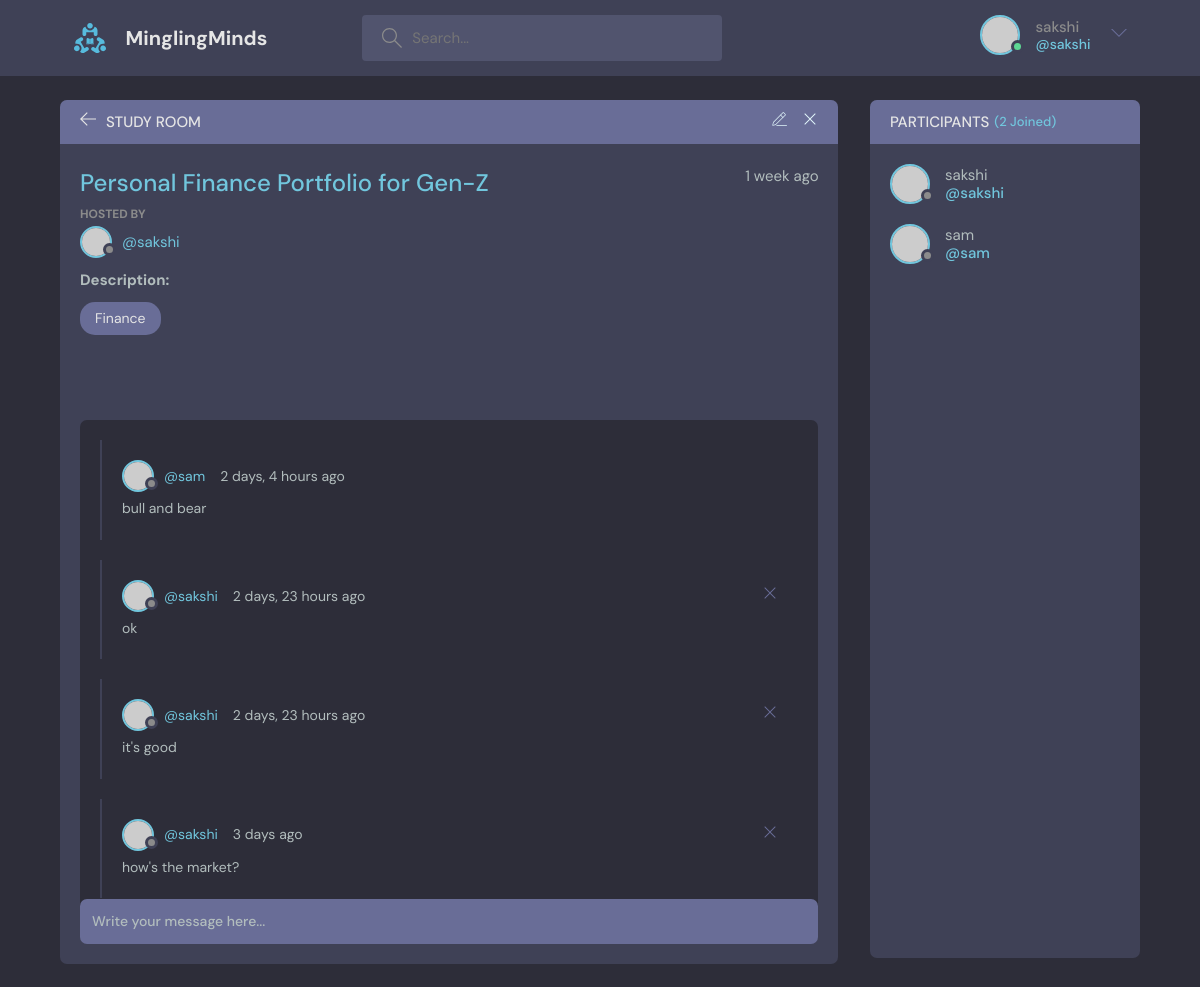
The page /room/5/ (signed in) on the database its author committed.
### base/models.py (models this page shows, shortened)
class Room(models.Model):
    host = models.ForeignKey(User, on_delete = models.SET_NULL, null=True)
    topic = models.ForeignKey(Topic, on_delete = models.SET_NULL, null=True)
    name = models.CharField(max_length=200)
    description = models.TextField(null=True, blank=True)
    participants = models.ManyToManyField(User, related_name="participants", blank=True)
    updated = models.DateTimeField(auto_now=True)
    created = models.DateTimeField(auto_now_add=True)
    class Meta:
        ordering = ['-updated', '-created']

class Topic(models.Model):
    name = models.CharField(max_length=200)

class Message(models.Model):
    user = models.ForeignKey(User, on_delete = models.CASCADE)
    room = models.ForeignKey(Room, on_delete = models.CASCADE)
    body = models.TextField()
    updated = models.DateTimeField(auto_now=True)
    created = models.DateTimeField(auto_now_add=True)
    class Meta:
        ordering = ['-updated', '-created']

### base/views.py (the view, shortened to what this page needs)
# urls.py: path('room/<str:pk>/', views.room, name="room"),
def room(request, pk):
    room = Room.objects.get(id=pk)
    room_messages = room.message_set.all()
    participants = room.participants.all()
    context = {'room':room, 'room_messages':room_messages, 'participants':participants}
    return render(request, 'base/room.html', context)

### base/templates/base/room.html (shortened to what this page needs)
{% extends 'main.html' %}
{% block content %}
    <main class="profile-page layout layout--2">
      <div class="container">
        <div class="room">
          <div class="room__top">
            <div class="room__topLeft">
              <a href="{% url 'home' %}">
                <svg version="1.1" xmlns="http://www.w3.org/2000/svg" width="32" height="32" viewBox="0 0 32 32">
                  <title>arrow-left</title>
                  <path
                    d="M13.723 2.286l-13.723 13.714 13.719 13.714 1.616-1.611-10.96-10.96h27.625v-2.286h-27.625l10.965-10.965-1.616-1.607z"
                  ></path>
                </svg>
              </a>
              <h3>Study Room</h3>
            </div>
            {% if room.host == request.user %}
            <div class="room__topRight">
              <a href="{% url 'update-room' room.id %}">
              </a>
              <a href="{% url 'delete-room' room.id %}"">
                <svg version="1.1" xmlns="http://www.w3.org/2000/svg" width="32" height="32" viewBox="0 0 32 32">
                  <title>remove</title>
                  <path
                    d="M27.314 6.019l-1.333-1.333-9.98 9.981-9.981-9.981-1.333 1.333 9.981 9.981-9.981 9.98 1.333 1.333 9.981-9.98 9.98 9.98 1.333-1.333-9.98-9.98 9.98-9.981z"
                  ></path>
                </svg>
              </a>
            </div>
            {% endif %}
          </div>
          <div class="room__box scroll">
            <div class="room__header scroll">
              <div class="room__info">
                <h3>{{room.name}}</h3>
                <span>{{room.created | timesince}} ago</span>
              </div>
              <div class="room__hosted">
                <p>Hosted By</p>
                <a href="{% url 'user-profile' room.host.id %}" class="room__author">
                  <div class="avatar avatar--small">
                    <img src="https://randomuser.me/api/portraits/men/37.jpg" />
                  </div>
                  <span>@{{ room.host.username }}</span>
                </a>
              </div>
              <div class="room__details">
                <h4>Description: {{room.description}}</h4>
              </div>
              <span class="room__topics">{{room.topic.name}}</span>
            </div>
            <div class="room__conversation">
              <div class="threads scroll">
                {% for message in room_messages %}
                <div class="thread">
                  <div class="thread__top">
                    <div class="thread__author">
                      <a href="{% url 'user-profile' message.user.id %}" class="thread__authorInfo">
                        <div class="avatar avatar--small">
                          <img src="https://randomuser.me/api/portraits/men/37.jpg" />
                        </div>
                        <span>@{{message.user.username}}</span>
                      </a>
                      <span class="thread__date">{{message.created | timesince}} ago</span>
                    </div>
                    {% if request.user == message.user %}
                    <a href="{% url 'delete-message' message.id %}">
                      <div class="thread__delete">
                        <svg version="1.1" xmlns="http://www.w3.org/2000/svg" width="32" height="32" viewBox="0 0 32 32">
                          <title>remove</title>
                          <path
                            d="M27.314 6.019l-1.333-1.333-9.98 9.981-9.981-9.981-1.333 1.333 9.981 9.981-9.981 9.98 1.333 1.333 9.981-9.98 9.98 9.98 1.333-1.333-9.98-9.98 9.98-9.981z"
                          ></path>
                        </svg>
                      </div>
                    </a>
                    {% endif %}
                  </div>
                  <div class="thread__details">
                    {{message.body}}
                  </div>
                </div>
                {% endfor %}
              </div>
            </div>
          </div>
          {% if request.user.is_authenticated %}
          <div class="room__message">
            <form action="" method="POST">
              <input name="body" placeholder="Write your message here..." /></form>
          </div>
          {% endif %}
        </div>
        <div class="participants">
          <h3 class="participants__top">Participants <span>({{participants.count}} Joined)</span></h3>
          <div class="participants__list scroll">
            {% for user in participants %}
            <a href="{% url 'user-profile' user.id %}" class="participant">
              <div class="avatar avatar--medium">
                <img src="https://randomuser.me/api/portraits/men/37.jpg" />
              </div>
              <p>
                 {{user.username}}
                <span>@{{user.username}}</span>
              </p>
            </a>
            {% endfor %}
          </div>
        </div>
      </div>
    </main>
{%  endblock %}

### templates/navbar.html (shortened to what this page needs)
{% load static %}
<header class="header header--loggedIn">
    <div class="container">
      <a href="{% url 'home' %}" class="header__logo">
        <img src="{% static 'images/logo.svg' %}" />
        <h1>MinglingMinds</h1>
      </a>
      <form class="header__search" method="GET"  action="{% url 'home' %}">
        <label>
          <input name='q' type="text" placeholder="Search..." />
        </label>
      </form>
      <nav class="header__menu">
        {% if request.user.is_authenticated %}
        <div class="header__user">
          <a href="{% url 'user-profile' request.user.id %}">
            <div class="avatar avatar--medium active">
              <img src="https://randomuser.me/api/portraits/men/37.jpg" />
            </div>
            <p>{{request.user.username}} <span>@{{request.user.username}}</span></p>
          </a>
          <button class="dropdown-button">
            <svg version="1.1" xmlns="http://www.w3.org/2000/svg" width="32" height="32" viewBox="0 0 32 32">
              <title>chevron-down</title>
              <path d="M16 21l-13-13h-3l16 16 16-16h-3l-13 13z"></path>
            </svg>
          </button>
        </div>
        {% else %}
         <a href="{% url 'login' %}">
          <img src="{% static 'images/avatar.svg' %}" />
          <p>Login</p>
        </a>
        {% endif %}
      </nav>
    </div>
  </header>

### rows shown on the page
Room: name "Personal Finance Portfolio for Gen-Z", created "1 week", host.username "sakshi", topic.name "Finance"
Message: user.username "sam", created "2 days, 4 hours", body "bull and bear"
Message: user.username "sakshi", created "2 days, 23 hours", body "ok"
Message: user.username "sakshi", created "2 days, 23 hours", body "it's good"
Message: user.username "sakshi", created "3 days", body "how's the market?"

### other values the page prints
{{ request.user.username }} "sakshi"
{{ participants.count }} "2"
{{ user.username }} "sakshi"
{{ user.username }} "sam"
